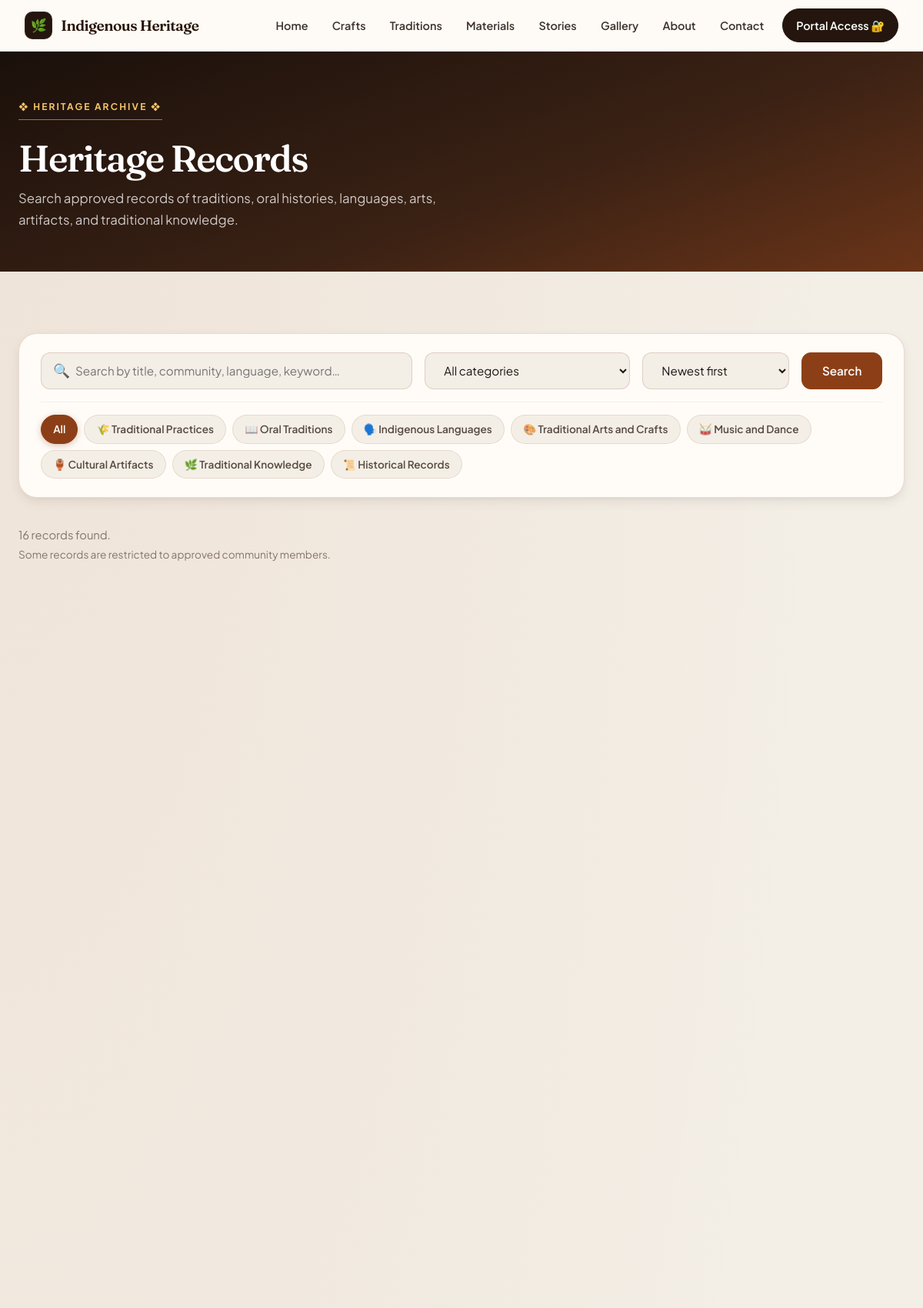
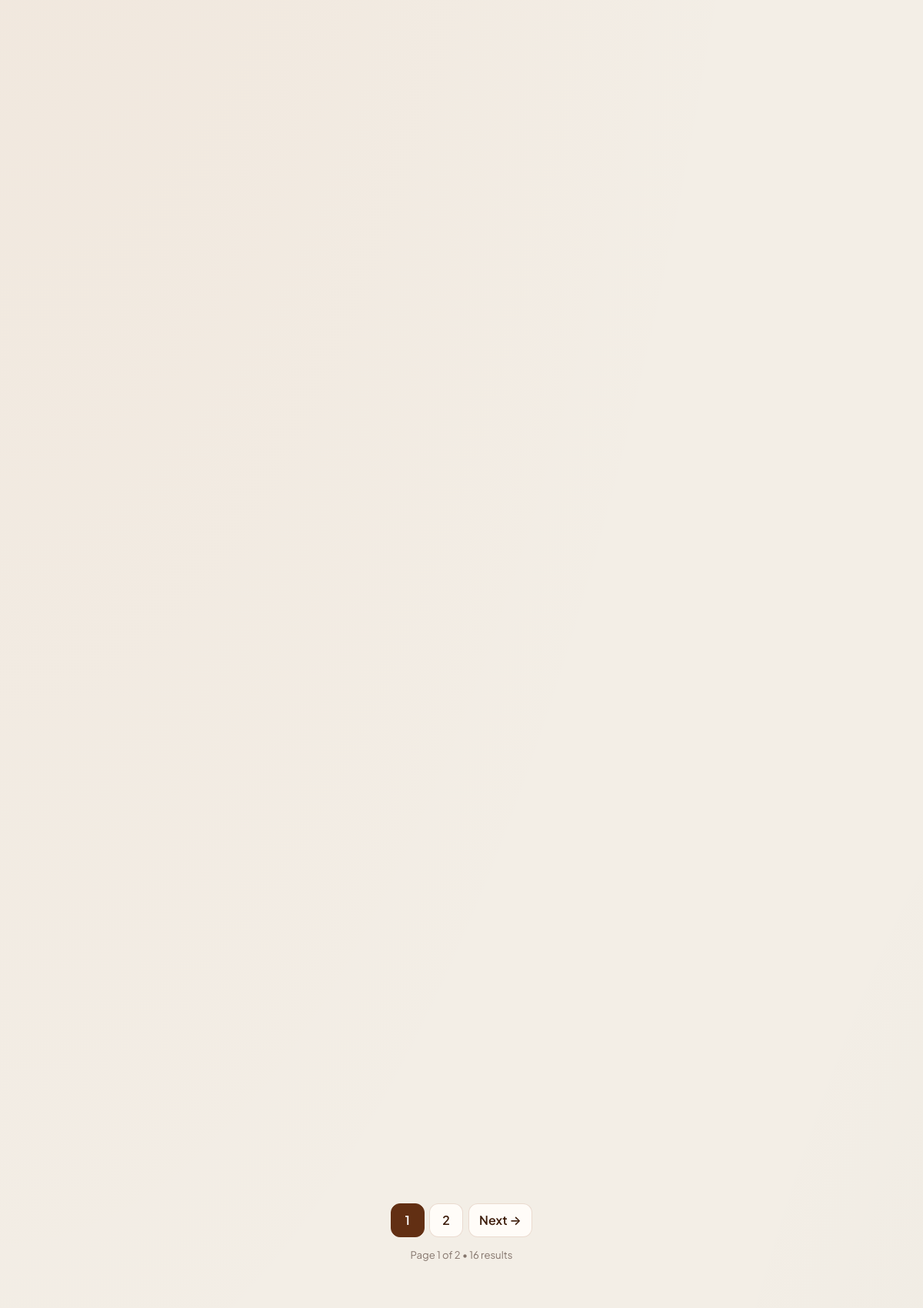
Page /indigenous-heritage/records.php (upper part) on the committed database (2 pictures, top to bottom).
### tables this page shows
CREATE TABLE IF NOT EXISTS `categories` (
  `id` int NOT NULL AUTO_INCREMENT,
  `name` varchar(100) NOT NULL,
  `slug` varchar(120) NOT NULL,
  `description` text,
  `icon` varchar(16) DEFAULT NULL,
  `sort_order` int NOT NULL DEFAULT '0',
  `created_at` datetime NOT NULL DEFAULT CURRENT_TIMESTAMP,
  `updated_at` datetime NOT NULL DEFAULT CURRENT_TIMESTAMP ON UPDATE CURRENT_TIMESTAMP,
  PRIMARY KEY (`id`),
  UNIQUE KEY `uq_categories_name` (`name`),
  UNIQUE KEY `uq_categories_slug` (`slug`)
);

### indigenous-heritage/includes/auth.php (called while the page is built, shortened)
<?php
function current_staff(): ?array
{
    static $loaded = false;
    static $staff = null;
    if ($loaded) {
        return $staff;
    }
    $loaded = true;
    if (empty($_SESSION['staff']['id'])) {
        return null;
    }
    $row = db_one(
        'SELECT id, username, email, full_name, role, is_active, must_change_password FROM admins WHERE id = ?',
        [(int) $_SESSION['staff']['id']]
    );
    $staff = $row;
    return $staff;
}
function is_staff(): bool
{
    return current_staff() !== null;
}
function current_member(): ?array
{
    static $loaded = false;
    static $member = null;
    if ($loaded) {
        return $member;
    }
    $loaded = true;
    if (empty($_SESSION['member']['id'])) {
        return null;
    }
    $row = db_one('SELECT id, username, email, full_name, community, status, created_at FROM users WHERE id = ?', [(int) $_SESSION['member']['id']]);
    $member = $row;
    return $member;
}
function is_active_member(): bool
{
    $member = current_member();
    return $member !== null && $member['status'] === 'active';
}

### indigenous-heritage/includes/heritage.php (called while the page is built, shortened)
<?php
function record_access_sql(string $alias = 'r'): string
{
    $levels = is_active_member() ? "'public','restricted'" : "'public'";
    return "$alias.status = 'published' AND $alias.visibility IN ($levels) AND $alias.consent_status <> 'withdrawn'";
}
function media_condition_for_viewer(string $alias = 'm'): string
{
    return is_staff() ? '1=1' : "$alias.is_confidential = 0";
}
function fetch_categories(bool $withCounts = false): array
{
    $access = record_access_sql('r');
    return db_all(
        "SELECT c.id, c.name, c.slug, c.description, c.icon, c.sort_order,
                COUNT(r.id) AS record_count
         FROM categories c
         LEFT JOIN heritage_records r ON r.category_id = c.id AND $access
         GROUP BY c.id, c.name, c.slug, c.description, c.icon, c.sort_order
         ORDER BY c.sort_order, c.name"
    );
}
function search_records(array $filters, int $page, int $perPage): array
{
    $where = [record_access_sql('r')];
    $params = [];
    $orderBy = [
        'newest' => 'r.created_at DESC, r.id DESC',
        'updated' => 'r.updated_at DESC, r.id DESC',
        'title' => 'r.title ASC',
        'oldest' => 'r.created_at ASC, r.id ASC',
    ][$filters['sort'] ?? 'newest'] ?? 'r.created_at DESC, r.id DESC';
    $whereSql = implode(' AND ', $where);
    $total = (int) db_value("SELECT COUNT(*) FROM heritage_records r WHERE $whereSql", $params);
    $pager = paginate($total, $perPage, $page);
    $mediaRule = media_condition_for_viewer('m');
    $rows = db_all(
        "SELECT r.id, r.title, r.summary, r.description, r.community, r.language, r.keywords, r.period,
                r.date_recorded, r.visibility, r.status, r.consent_status, r.is_sacred, r.created_at, r.updated_at,
                r.published_at, c.name AS category_name, c.slug AS category_slug, c.icon AS category_icon,
                (SELECT m.id FROM record_media m WHERE m.record_id = r.id AND m.kind = 'image' AND $mediaRule
                 ORDER BY m.is_primary DESC, m.id ASC LIMIT 1) AS cover_media_id
         FROM heritage_records r
         LEFT JOIN categories c ON c.id = r.category_id
         WHERE $whereSql
         ORDER BY $orderBy
         LIMIT " . (int) $pager['per_page'] . ' OFFSET ' . (int) $pager['offset'],
        $params
    );
    return ['rows' => $rows, 'pager' => $pager];
}

### indigenous-heritage/includes/db.php (called while the page is built, shortened)
<?php
function db(): PDO
{
    static $pdo = null;
    if ($pdo instanceof PDO) {
        return $pdo;
    }
    $cfg = app_config('db');
    $dsn = sprintf('mysql:host=%s;port=%d;dbname=%s;charset=utf8mb4', $cfg['host'], $cfg['port'], $cfg['name']);
    $options = [
        PDO::ATTR_ERRMODE => PDO::ERRMODE_EXCEPTION,
        PDO::ATTR_DEFAULT_FETCH_MODE => PDO::FETCH_ASSOC,
        PDO::ATTR_EMULATE_PREPARES => false,
        PDO::ATTR_TIMEOUT => 10,
    ];
    try {
        $pdo = new PDO($dsn, $cfg['user'], $cfg['pass'], $options);
    } catch (PDOException $e) {
        error_log('[IHMS] Database connection failed: ' . $e->getMessage());
        throw new DatabaseUnavailable('Unable to connect to the database.', 0, $e);
    }
    $pdo->exec("SET SESSION sql_mode = 'ONLY_FULL_GROUP_BY,STRICT_TRANS_TABLES,NO_ZERO_IN_DATE,NO_ZERO_DATE,ERROR_FOR_DIVISION_BY_ZERO,NO_ENGINE_SUBSTITUTION'");
    $pdo->exec("SET time_zone = '" . (new DateTime('now'))->format('P') . "'");
    return $pdo;
}
function db_all(string $sql, array $params = []): array
{
    $stmt = db()->prepare($sql);
    $stmt->execute($params);
    return $stmt->fetchAll();
}
function db_value(string $sql, array $params = [])
{
    $stmt = db()->prepare($sql);
    $stmt->execute($params);
    $value = $stmt->fetchColumn();
    return $value === false ? null : $value;
}

### indigenous-heritage/records.php (shortened to what this page needs)
<?php
$categories = fetch_categories(true);
$current_category = null;
$q = get_str('q', 100);
$sort = in_array(get_str('sort', 10), ['newest', 'updated', 'title', 'oldest'], true) ? get_str('sort', 10) : 'newest';
$result = search_records([
    'q' => $q,
    'category_id' => $current_category['id'] ?? null,
    'sort' => $sort,
], get_int('page', 1), 12);
$pager = $result['pager'];
require __DIR__ . '/includes/partials/public_header.php';
?>
    <section class="page-hero">
        <div class="hero-content">
            <div class="hero-badge">❖ <?php echo $current_category ? e($current_category['icon'] . ' Category') : 'Heritage Archive'; ?> ❖</div>
            <h1><?php echo e($current_category['name'] ?? 'Heritage Records'); ?></h1>
            <p><?php echo e($current_category['description'] ?? 'Search approved records of traditions, oral histories, languages, arts, artifacts, and traditional knowledge.'); ?></p>
        </div>
    </section>
    <section class="section">
        <div class="container">
            <div class="search-toolbar">
                <form method="GET" action="<?php echo e(url('records.php')); ?>" class="search-form" role="search">
                    <div class="search-input-group">
                        <span class="search-input-icon" aria-hidden="true">🔍</span>
                        <input type="search" id="records-q" name="q" class="search-input" placeholder="Search by title, community, language, keyword…" value="<?php echo e($q); ?>" maxlength="100">
                    </div>
                    <select id="records-category" name="category" class="filter-select" data-autosubmit>
                        <option value="">All categories</option>
                    </select>
                    <select id="records-sort" name="sort" class="filter-select" data-autosubmit>
                        <option value="newest"<?php echo selected($sort, 'newest'); ?>>Newest first</option>
                    </select>
                    <button type="submit" class="btn btn-primary">Search</button>
                </form>
                <div class="filter-chips">
                    <a href="<?php echo e(url('records.php', ['q' => $q])); ?>" class="filter-chip<?php echo $current_category ? '' : ' active'; ?>">All</a>
                    <?php foreach ($categories as $category): ?>
                        <a href="<?php echo e(url('records.php', ['category' => $category['slug'], 'q' => $q])); ?>" class="filter-chip<?php echo ($current_category['slug'] ?? '') === $category['slug'] ? ' active' : ''; ?>">
                            <?php echo e($category['icon'] . ' ' . $category['name']); ?>
                        </a>
                    <?php endforeach; ?>
                </div>
            </div>
            <p class="results-summary">
                <?php echo $pager['total']; ?> record<?php echo $pager['total'] === 1 ? '' : 's'; ?> found<?php echo $q !== '' ? ' for “' . e($q) . '”' : ''; ?>.
                <?php if (!is_staff() && !is_active_member()): ?>
                    <span>Some records are restricted to approved community members.</span>
                <?php endif; ?>
            </p>
            <div class="card-grid">
            </div>
        </div>
    </section>
<?php require __DIR__ . '/includes/partials/public_footer.php'; ?>

### rows in the picture
categories: icon+name "🌾 Traditional Practices"
categories: icon+name "📖 Oral Traditions"
categories: icon+name "🗣️ Indigenous Languages"
categories: icon+name "🎨 Traditional Arts and Crafts"
categories: icon+name "🥁 Music and Dance"
categories: icon+name "🏺 Cultural Artifacts"
categories: icon+name "🌿 Traditional Knowledge"
categories: icon+name "📜 Historical Records"

### other values in the picture
$label "Home"
$label "Crafts"
$label "Traditions"
$label "Materials"
$label "Stories"
$label "Gallery"
$label "About"
$label "Contact"
$current_category['name'] "Heritage Records"
$current_category['description'] "Search approved records of traditions, oral histories, languages, arts, artifacts, and traditional knowledge."
$pager['total'] "16"
$current "1"
$pager['pages'] "2"
